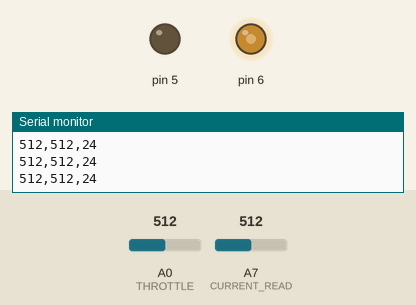
Bench run of a sketch on a simulated Arduino Nano, built with avr-gcc and run on an emulated ATmega328P. On the bench: output pins drawn as LEDs (lit = HIGH), the last lines printed to the serial monitor. Dashed ring = blinking. The test bench sets the inputs (shaded band); at power-on: A7 (CURRENT_READ) = 512, A0 (THROTTLE) = 512.

Above: at 1.2 s.
1.3 s: A7 (CURRENT_READ) set to 902
2.8 s: A7 (CURRENT_READ) set to 937
At 5.3 s:
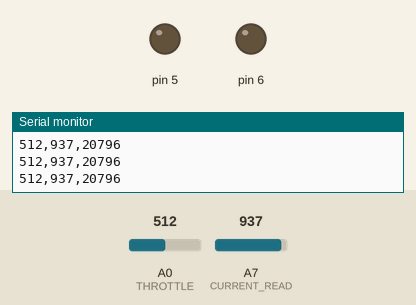
5.8 s: A0 (THROTTLE) set to 104
8.8 s: A0 (THROTTLE) set to 89
10.3 s: A7 (CURRENT_READ) set to 1023
At 11.5 s:
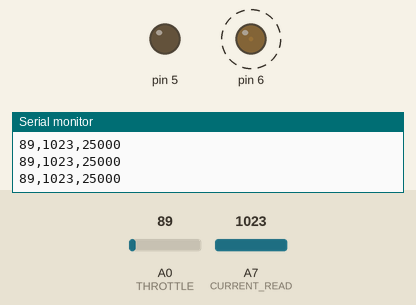
Timing chart, 0 to 14.3 s (numbered marks = the images above; inputs shaded):
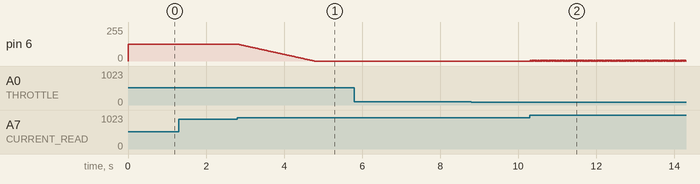

Measured:
- the behaviour switches between 920 and 921 on A7 (CURRENT_READ) (found by bisection; images 0 and 1)
- after the input at 2.8 s, pin 6: moves from 127/255 to 0/255 over 2.0 s, starting at once
- after the input at 10.3 s, pin 6: alternates 5/255 for 0.02 s and 0/255 for 0.02 s, starting at once

The sketch:

MotorDriverWithCurrentFeedback.ino
```cpp
#include <stdio.h>
#include <math.h>
const int THROTTLE = A0;
const int CURRENT_READ = A7;
const float CURRENT_LOWER_LIMIT_AMP = 15.0f;                                       //[A]
const float CURRENT_UPPER_LIMIT_AMP = 20.0f;                                       //[A]
const float MOTOR_MAX_CURRENT_AMP = 240.0f;                                        //[A]
const float MOTOR_CURRENT_PER_DECIMAL = MOTOR_MAX_CURRENT_AMP;                     //[A/%]
const float MOTOR_CURRENT_PER_DECIMAL_REVERSED = 1 / MOTOR_CURRENT_PER_DECIMAL;    //[%/A]
const float ADC_SAMPLING = 1023.0f;
const float ADC_MAX_VOLTAGE = 5.0f;
volatile uint8_t &MOTOR_PWM = OCR0A;
const float PWM_SAMPLING_RANGE = 255.0f;
char buffer[40];
float decimal_pwm = 0.0f;

float convert_volts_to_amps(float adc_volts)
{
   /*
   *  f(0.5V) = -20A
   *  f(4.5V) = 20A
   *  f(U) = 10*U - 25 [A]
  */
  float adc_amps = adc_volts * 10.0f;
  return adc_amps - 25.0f;
}

float convert_adc_to_volts(float adc, float adc_voltage = ADC_MAX_VOLTAGE)
{
  /*
  * Converts adc value into voltage based on ADC_SAMPLING constant
  */
  float adc_decimal = adc / ADC_SAMPLING;
  float volts = adc_voltage * adc_decimal;
  return volts;
}

float convert_throttle_volts_to_current(float adc_volts, float current_limit = CURRENT_UPPER_LIMIT_AMP)
{
  /*
  * Converts volts (given the adc limit) to current based on the current limit so
  * a whole potentiometer range can be utilized to set the PWM.
  */
  float adc_voltage_decimal = adc_volts / ADC_MAX_VOLTAGE;
  return current_limit * adc_voltage_decimal;
}

float convert_throttle_adc_to_decimal(int adc)
{
  /*
  * Computes ADC in percentage given ADC_SAMPLING
  */
  float adc_decimal = adc / ADC_SAMPLING;
  return adc_decimal;
}

float compute_overcurrent_pwm_decimal(float current)
{
  /*
  * Compute overcurrent and return a percentage of PWM
  * that needs to be reduced.
  * current - total sensored current
  * return value - percentage of PWM that should be substracted
  *                from the 100%
  */
  float overcurrent = current - CURRENT_UPPER_LIMIT_AMP;
  return overcurrent * MOTOR_CURRENT_PER_DECIMAL_REVERSED;
}

float compute_current_pwm_decimal(float current)
{
  /*
  * Compute percentage of PWM at given current knowing that
  * the current cannot be exceeded (compared to the max value).
  */
   return current * MOTOR_CURRENT_PER_DECIMAL_REVERSED;
}

uint8_t convert_decimal_to_pwm(float percentage)
{
  /*
  * Converts PWM in percentage to PWM in range of the given
  * PWM.
  * User needs to set PWM_SAMPLING_RANGE to 255 or (2^16)-1.
  */
  return percentage * PWM_SAMPLING_RANGE;
}

float convert_pwm_to_decimal(int pwm)
{
  /*
  *  Converts PWM into percentage given PWM_SAMPLING_RANGE
  */
  float pwm_decimal = pwm / PWM_SAMPLING_RANGE;
  return pwm_decimal;
}


void pwm_init()
{
  /*
  * Inits PWM:
  * Prescaler 1
  * @PD6
  * FastPWM
  * Initial value: 0
  */
  DDRD |= 1<<PD6 | 1<<PD5;
  TCCR0A |= 1<<COM0A1 | 1<<WGM01 | 1<<WGM00;
  TCCR0B |= 1<<CS00;
  MOTOR_PWM = 0;
}

void setup()
{
  Serial.begin(9600);
  pwm_init();
//pinMode(6, OUTPUT);
}

void loop()
{
  int throttle_adc = analogRead(THROTTLE);                                      //0-1023
  int current_adc_voltage_read = analogRead(CURRENT_READ);                      //0-1023
  float current_in_voltage = convert_adc_to_volts(current_adc_voltage_read);
  double current = convert_volts_to_amps(current_in_voltage);

  if(current > CURRENT_UPPER_LIMIT_AMP)
  {
    float decimal = convert_pwm_to_decimal(MOTOR_PWM);
    float overcurrent_decimal = compute_overcurrent_pwm_decimal(current);
    decimal_pwm = abs(decimal - overcurrent_decimal);
  }
  else
  {
    if(current < -1.0f)
      decimal_pwm = 0.0f;
     else
       decimal_pwm = convert_throttle_adc_to_decimal(throttle_adc);
  }

    MOTOR_PWM = convert_decimal_to_pwm(decimal_pwm);;

  int current_mamps = 1000.0f * current;
  sprintf(buffer, "%d,%d,%d", throttle_adc, current_adc_voltage_read, current_mamps);                        //0-1023, 0-1023, mA
  Serial.println(buffer);

}
```
